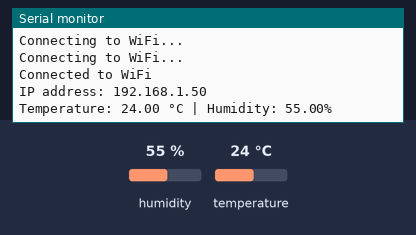
This sketch was run on a simulated ESP8266 (NodeMCU). Shown: the last lines printed to the serial monitor. The inputs (shaded band) are chosen by the test bench; at power-on: humidity 55 %, temperature 24 °C. WiFi joins after 1.5 s; servers stay silent unless stated.

Above: at 3.2 s.
3.3 s: humidity set to 22 %
At 4.4 s:
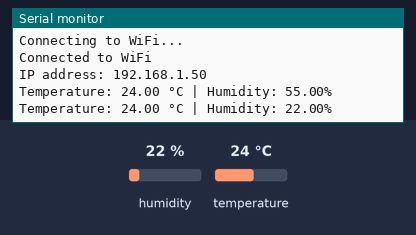
4.8 s: temperature set to 12 °C
At 6.2 s:
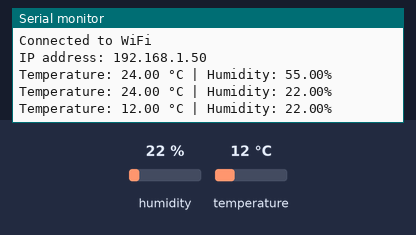
6.3 s: humidity set to 40 %
At 9.2 s:
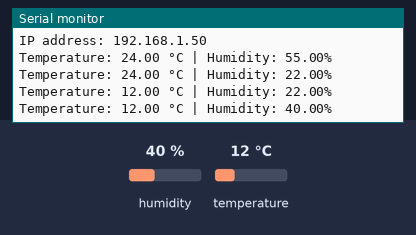
Timing chart, 0 to 10.7 s (numbered marks = the images above; inputs shaded):
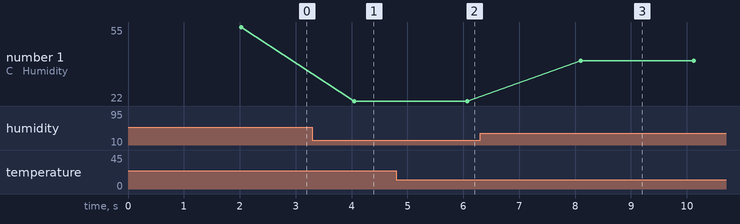

Measured:
- after the input at 3.3 s, the serial monitor: prints a new line after 0.75 s (image 1)
- after the input at 4.8 s, the serial monitor: prints a new line after 1.3 s (image 2)
- after the input at 6.3 s, the serial monitor: prints a new line after 1.8 s (image 3)
- plotted number 1: 55 → 22 after the input at 3.3 s, 22 → 40 after the input at 6.3 s

The sketch:

termometerProjekt.ino
```cpp
#include <DHT.h>
#include <DHT_U.h>

#include <Adafruit_Sensor.h>


#include <ESP8266WiFi.h>
#include <ESPAsyncTCP.h>


#include <ESPAsyncWebServer.h>

#define DHTPIN 2      // Define the pin to which the DHT11 data pin is connected
#define DHTTYPE DHT11 // Define the type of DHT sensor (DHT11 or DHT22)

float temperature = 0.0;
float humidity = 0.0;

DHT dht(DHTPIN, DHTTYPE);
AsyncWebServer server(80);  // Create a web server on port 80

const char index_html[] PROGMEM = R"rawliteral(
<!DOCTYPE HTML><html>
<head>
  <meta name="viewport" content="width=device-width, initial-scale=1">
  <link rel="stylesheet" href="https://use.fontawesome.com/releases/v5.7.2/css/all.css" integrity="sha384-fnmOCqbTlWIlj8LyTjo7mOUStjsKC4pOpQbqyi7RrhN7udi9RwhKkMHpvLbHG9Sr" crossorigin="anonymous">
  <style>
     font-family: Arial;
     display: inline-block;
     margin: 0px auto;
     text-align: center;
    }
    .header2 { font-size: 3.0rem;
      color: #059e8a;
    }
    p { font-size: 3.0rem; }
    .units { font-size: 1.2rem; }
    .dht-labels{
      font-size: 1.5rem;
      vertical-align:middle;
      padding-bottom: 15px;
    }
    #Tempdht{
      color: #059e8a;
    }
    #Humdht {
      color: #00add6;
    }
    #temperature{
      color: #059e8a;
    }
    #humidity{
      color: #00add6;
    }
    #humidityUnit{
      color: #00add6;
    }
    #tempUnit{
      color: #059e8a;
    }
  </style>
</head>
<body>
  <h2 class="header2">Los Aceitunas Hermanos Humidity and Temperature</h2>
  <p>
    <i class="fas fa-thermometer-half" style="color:#059e8a;"></i>
    <span class="dht-labels"id="Tempdht">Temperature</span>
    <span id="temperature">%TEMPERATURE%</span>
    <sup class="units" id="tempUnit">&deg;C</sup>
  </p>
  <p>
    <i class="fas fa-tint" style="color:#00add6;"></i>
    <span class="dht-labels"id="Humdht">Humidity</span>
    <span id="humidity">%HUMIDITY%</span>
    <sup class="units" id="humidityUnit">%</sup>
  </p>
</body>
<script>
setInterval(function ( ) {
  var xhttp = new XMLHttpRequest();
  xhttp.onreadystatechange = function() {
    if (this.readyState == 4 && this.status == 200) {
      document.getElementById("temperature").innerHTML = this.responseText;
    }
  };
  xhttp.open("GET", "/temperature", true);
  xhttp.send();
}, 2000 ) ;

setInterval(function ( ) {
  var xhttp = new XMLHttpRequest();
  xhttp.onreadystatechange = function() {
    if (this.readyState == 4 && this.status == 200) {
      document.getElementById("humidity").innerHTML = this.responseText;
    }
  };
  xhttp.open("GET", "/humidity", true);
  xhttp.send();
}, 2000 ) ;
</script>
</html>)rawliteral";

// Replaces placeholder with DHT values
String processor(const String& var){
  //Serial.println(var);
  if(var == "TEMPERATURE"){
    return String(temperature);
  }
  else if(var == "HUMIDITY"){
    return String(humidity);
  }
  return String();
}


void setup() {
  Serial.begin(115200);
  dht.begin();
  WiFi.begin("SSID", "PASSWORD");  // Replace with your WiFi credentials

  while (WiFi.status() != WL_CONNECTED) {
    delay(1000);
    Serial.println("Connecting to WiFi...");
  }

  server.on("/", HTTP_GET, [](AsyncWebServerRequest *request){
    request->send_P(200, "text/html", index_html, processor);
  });
  server.on("/temperature", HTTP_GET, [](AsyncWebServerRequest *request){
    request->send_P(200, "text/plain", String(temperature).c_str());
  });
  server.on("/humidity", HTTP_GET, [](AsyncWebServerRequest *request){
    request->send_P(200, "text/plain", String(humidity).c_str());
  });

  Serial.println("Connected to WiFi");
  Serial.print("IP address: ");
  Serial.println(WiFi.localIP());  // Print the IP address to the Serial Monitor
  server.begin();  // Start the web server


}

void loop() {
  temperature = dht.readTemperature();
  humidity = dht.readHumidity();

  Serial.print("Temperature: ");
  Serial.print(temperature);
  Serial.print(" °C | Humidity: ");
  Serial.print(humidity);
  Serial.println("%");

  delay(2000); // Delay for 2 seconds before taking another reading
}
```
